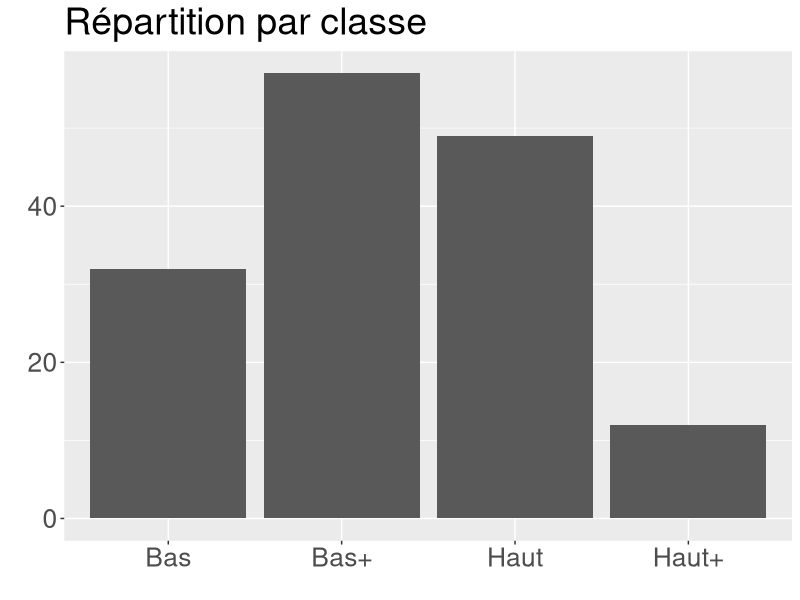
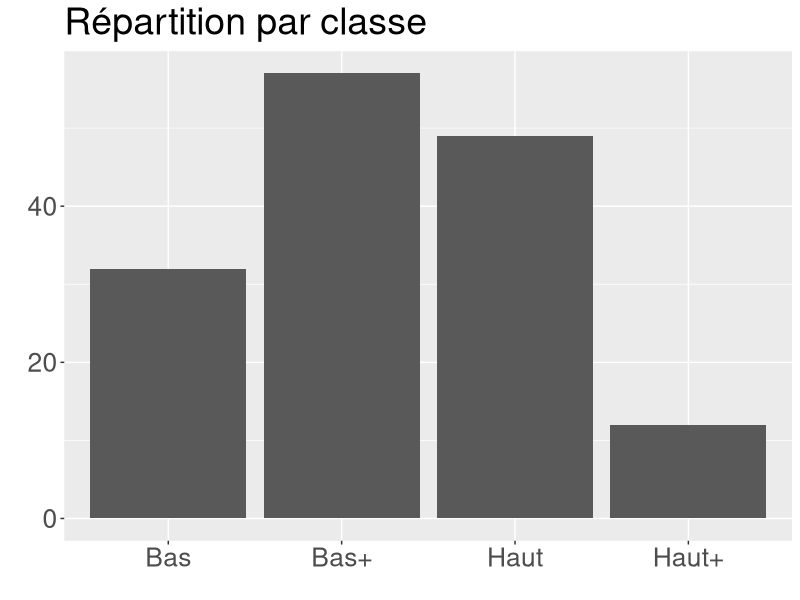

Here is the R script that generated these plots, in order:
## ---- chunk 1
#| eval: TRUE
#| include: TRUE
#| echo : TRUE
#| fig-height: 7



library(ggplot2)
ggplot(data = iris, 
       aes(x = cut(Sepal.Length, breaks = c(min(Sepal.Length), 5, 6, 7, max(Sepal.Length)), 
                   include.lowest = TRUE, labels = c("Bas","Bas+","Haut","Haut+")))) +
  geom_bar() + xlab("") + ylab("") + ggtitle("Répartition par classe") +
  theme(plot.title = element_text(size=27), axis.text=element_text(size=19))



## ---- chunk 2
#| eval: TRUE
#| include: TRUE
#| echo : TRUE



# Choix des bornes de classes
discretisation <- c(min(iris$Sepal.Length), 5, 6, 7, 
                    max(iris$Sepal.Length))

# Choix des noms de classes
nom_des_classes <- c("Bas","Bas+","Haut","Haut+")

# Application de la discrétisation
iris$class <- cut(iris$Sepal.Length,
                  breaks = discretisation ,
                  labels = nom_des_classes,
                  include.lowest = TRUE)

# Bibliothèque pour la représentation graphique
library(ggplot2)

# Construction du graphique 
# Choix des données et de la variable à représenter
ggplot(data = iris, aes(x = class)) +
  geom_bar() + 
  
  # Suppression des noms d'axes
  xlab("") + 
  ylab("") +
  
  # Titre du graphique
  ggtitle("Répartition par classe") +
  
  # Taille de la police (titre et modalité)
  theme(plot.title = element_text(size=27),
        axis.text=element_text(size=19))


